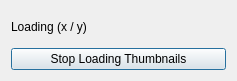
<?xml version="1.0" encoding="UTF-8"?>
<ui version="4.0">
 <class>LoadThumbnailsDialog</class>
 <widget class="QDialog" name="LoadThumbnailsDialog">
  <property name="geometry">
   <rect>
    <x>0</x>
    <y>0</y>
    <width>237</width>
    <height>81</height>
   </rect>
  </property>
  <property name="windowTitle">
   <string>Load Thumbnails</string>
  </property>
  <property name="modal">
   <bool>true</bool>
  </property>
  <layout class="QVBoxLayout" name="verticalLayout">
   <item>
    <widget class="QLabel" name="label">
     <property name="text">
      <string>Loading (x / y)</string>
     </property>
    </widget>
   </item>
   <item>
    <widget class="QPushButton" name="pushButton">
     <property name="text">
      <string>Stop Loading Thumbnails</string>
     </property>
    </widget>
   </item>
  </layout>
 </widget>
 <resources/>
 <connections/>
</ui>
